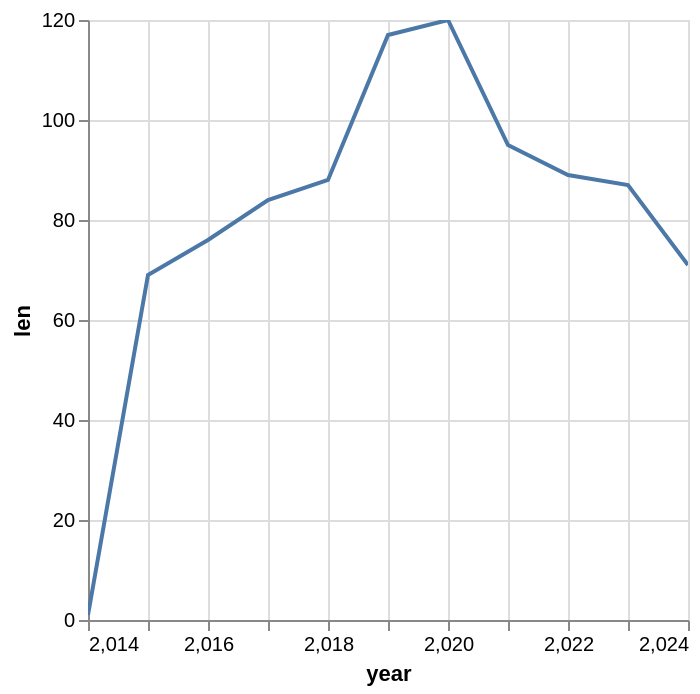

The notebook cell saved with this chart:
### Code cell
panel_working_pop_common_2019_2020_matched.filter(
    pl.col('is_employed_no_disablity') == 1
).group_by('year').len().plot.line(x='year', y='len')

### Figure 1 — Vega-Lite specification as saved in the notebook (floating-point values rounded to 4 significant figures)
{"config": {"view": {"continuousWidth": 300, "continuousHeight": 300}}, "data": {"name": "data-a359df1ed15357970e6405ae5aa58859"}, "mark": {"type": "line", "tooltip": true}, "encoding": {"x": {"field": "year", "type": "quantitative"}, "y": {"field": "len", "type": "quantitative"}}, "params": [{"name": "param_1e9efca18e7a2868", "select": {"type": "interval", "encodings": ["x", "y"]}, "bind": "scales"}], "$schema": "https://vega.github.io/schema/vega-lite/v6.1.0.json", "datasets": {"data-a359df1ed15357970e6405ae5aa58859": [{"year": 2023.0, "len": 87}, {"year": 2020.0, "len": 120}, {"year": 2019.0, "len": 117}, {"year": 2022.0, "len": 89}, {"year": 2024.0, "len": 71}, {"year": 2016.0, "len": 76}, {"year": 2017.0, "len": 84}, {"year": 2015.0, "len": 69}, {"year": 2014.0, "len": 1}, {"year": 2018.0, "len": 88}, {"year": 2021.0, "len": 95}]}}
